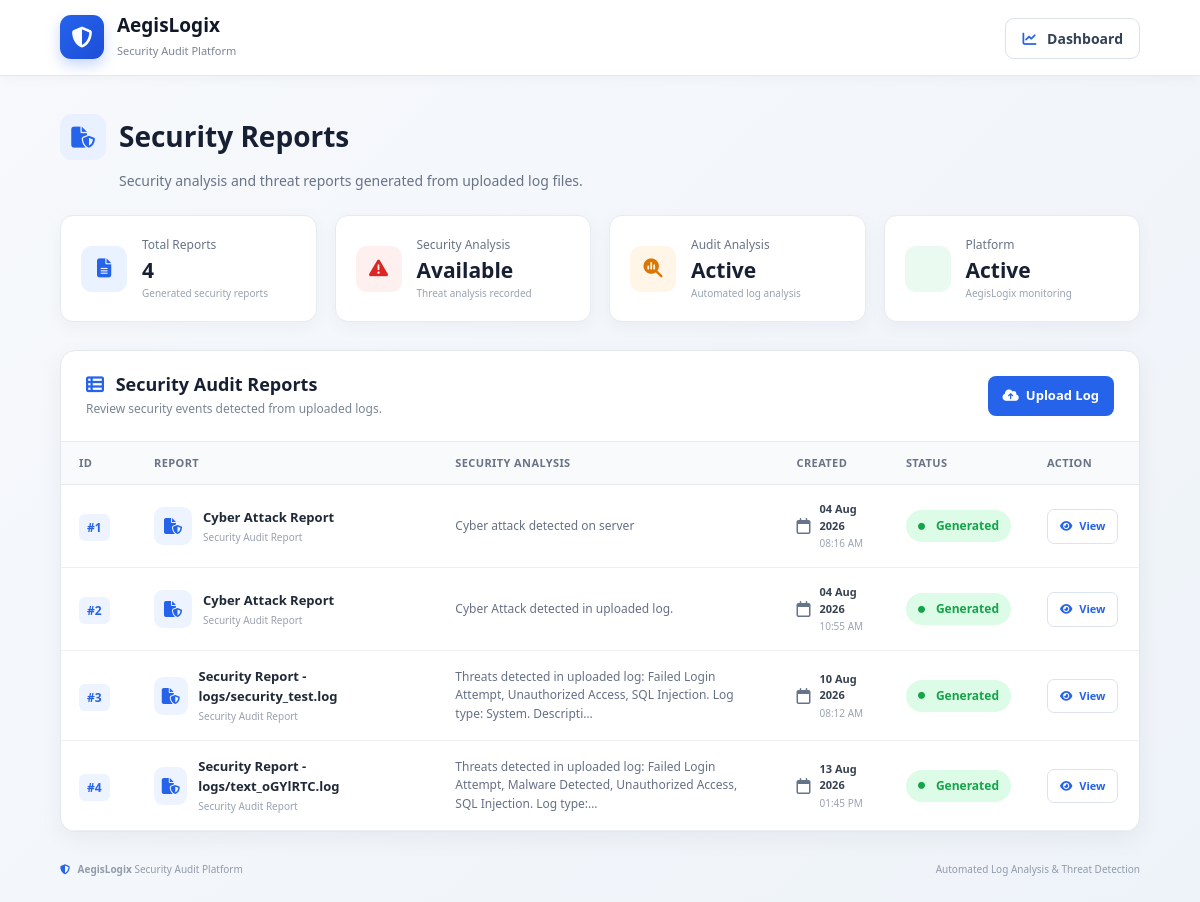
The app's page /reports/ (signed in) with its own data.
### auditor/models.py (models this page shows, shortened)
class Report(models.Model):
    report_name = models.CharField(max_length=200)
    description = models.TextField()
    created_at = models.DateTimeField(auto_now_add=True)

### auditor/views.py (the view)
def reports(request):
    if "user_id" not in request.session:
        return redirect("login")
    reports = Report.objects.all().order_by("id")
    return render(
        request,
        "reports.html",
        {
            "reports": reports
        }
    )

### templates/reports.html (shortened to what this page needs)
{% load static %}
<!DOCTYPE html>
<html lang="en">
<head>
    <link href="https://cdn.jsdelivr.net/npm/bootstrap@5.3.3/dist/css/bootstrap.min.css" rel="stylesheet">
    <link rel="stylesheet" href="https://cdnjs.cloudflare.com/ajax/libs/font-awesome/6.6.0/css/all.min.css">
    <link rel="stylesheet" href="{% static 'css/reports.css' %}">
</head>
<body>
    <div class="reports-wrapper">
        <header class="topbar">
            <div class="brand-section">
                <div class="brand-logo">
                    <i class="fa-solid fa-shield-halved"></i>
                </div>
                <div>
                    <h2>AegisLogix</h2>
                    <span>
                    Security Audit Platform
                </span>
                </div>
            </div>
            <div class="top-actions">
                <a href="{% url 'dashboard' %}" class="dashboard-link">
                    <i class="fa-solid fa-chart-line"></i> Dashboard
                </a>
            </div>
        </header>
        <section class="page-heading">
            <div>
                <div class="page-title">
                    <i class="fa-solid fa-file-shield"></i>
                    <h1>Security Reports</h1>
                </div>
                <p>
                    Security analysis and threat reports generated from uploaded log files.
                </p>
            </div>
        </section>
        <section class="summary-grid">
            <div class="summary-card">
                <div class="summary-icon blue">
                    <i class="fa-solid fa-file-lines"></i>
                </div>
                <div>
                    <span>Total Reports</span>
                    <h2>{{ reports|length }}</h2>
                    <small>
                    Generated security reports
                </small>
                </div>
            </div>
            <div class="summary-card">
                <div class="summary-icon red">
                    <i class="fa-solid fa-triangle-exclamation"></i>
                </div>
                <div>
                    <span>Security Analysis</span>
                    <h2>Available</h2>
                    <small>
                    Threat analysis recorded
                </small>
                </div>
            </div>
            <div class="summary-card">
                <div class="summary-icon orange">
                    <i class="fa-solid fa-magnifying-glass-chart"></i>
                </div>
                <div>
                    <span>Audit Analysis</span>
                    <h2>Active</h2>
                    <small>
                    Automated log analysis
                </small>
                </div>
            </div>
            <div class="summary-card">
                <div class="summary-icon green">
                </div>
                <div>
                    <span>Platform</span>
                    <h2>Active</h2>
                    <small>
                    AegisLogix monitoring
                </small>
                </div>
            </div>
        </section>
        <section class="reports-panel">
            <div class="panel-header">
                <div>
                    <h2>
                        <i class="fa-solid fa-table-list"></i> Security Audit Reports
                    </h2>
                    <p>
                        Review security events detected from uploaded logs.
                    </p>
                </div>
                <div class="panel-actions">
                    <a href="{% url 'upload_logs' %}" class="upload-button">
                        <i class="fa-solid fa-cloud-arrow-up"></i> Upload Log
                    </a>
                </div>
            </div>
            <div class="table-wrapper">
                <table class="reports-table">
                    <thead>
                        <tr>
                            <th class="id-column">
                                ID
                            </th>
                            <th>
                                Report
                            </th>
                            <th>
                                Security Analysis
                            </th>
                            <th>
                                Created
                            </th>
                            <th>
                                Status
                            </th>
                            <th class="action-column">
                                Action
                            </th>
                        </tr>
                    </thead>
                    <tbody>
                        {% for report in reports %}
                        <tr>
                            <td>
                                <span class="report-id">
                                #{{ report.id }}
                            </span>
                            </td>
                            <td>
                                <div class="report-info">
                                    <div class="report-file-icon">
                                        <i class="fa-solid fa-file-shield"></i>
                                    </div>
                                    <div>
                                        <strong>
                                        {{ report.report_name }}
                                    </strong>
                                        <span>
                                        Security Audit Report
                                    </span>
                                    </div>
                                </div>
                            </td>
                            <td>
                                <div class="analysis-text">
                                    {{ report.description|truncatechars:120 }}
                                </div>
                            </td>
                            <td>
                                <div class="created-date">
                                    <i class="fa-regular fa-calendar"></i>
                                    <div>
                                        <strong>
                                        {{ report.created_at|date:"d M Y" }}
                                    </strong>
                                        <span>
                                        {{ report.created_at|date:"h:i A" }}
                                    </span>
                                    </div>
                                </div>
                            </td>
                            <td>
                                <span class="status-badge">
                                <i class="fa-solid fa-circle"></i>
                                Generated
                            </span>
                            </td>
                            <td>
                                <button class="view-report-button" data-bs-toggle="modal" data-bs-target="#reportModal{{ report.id }}">
                                <i class="fa-solid fa-eye"></i>
                                View
                            </button>
                            </td>
                        </tr>
                        {% endfor %}
                    </tbody>
                </table>
            </div>
        </section>
        <footer class="footer">
            <div>
                <i class="fa-solid fa-shield-halved"></i>
                <strong>AegisLogix</strong> Security Audit Platform
            </div>
            <span>
            Automated Log Analysis & Threat Detection
        </span>
        </footer>
    </div>
</body>
</html>

### records on screen
Report: id "1", report_name "Cyber Attack Report", description "Cyber attack detected on server", created_at "04 Aug 2026", created_at "08:16 AM"
Report: id "2", report_name "Cyber Attack Report", description "Cyber Attack detected in uploaded log.", created_at "04 Aug 2026", created_at "10:55 AM"
Report: id "3", report_name "Security Report - logs/security_test.log", description "Threats detected in uploaded log: Failed Login Attempt, Unauthorized Access, SQL Injection. Log type: System. Descripti…", created_at "10 Aug 2026", created_at "08:12 AM"
Report: id "4", report_name "Security Report - logs/text_oGYlRTC.log", description "Threats detected in uploaded log: Failed Login Attempt, Malware Detected, Unauthorized Access, SQL Injection. Log type:…", created_at "13 Aug 2026", created_at "01:45 PM"

### other values on screen
{{ reports|length }} "4"
